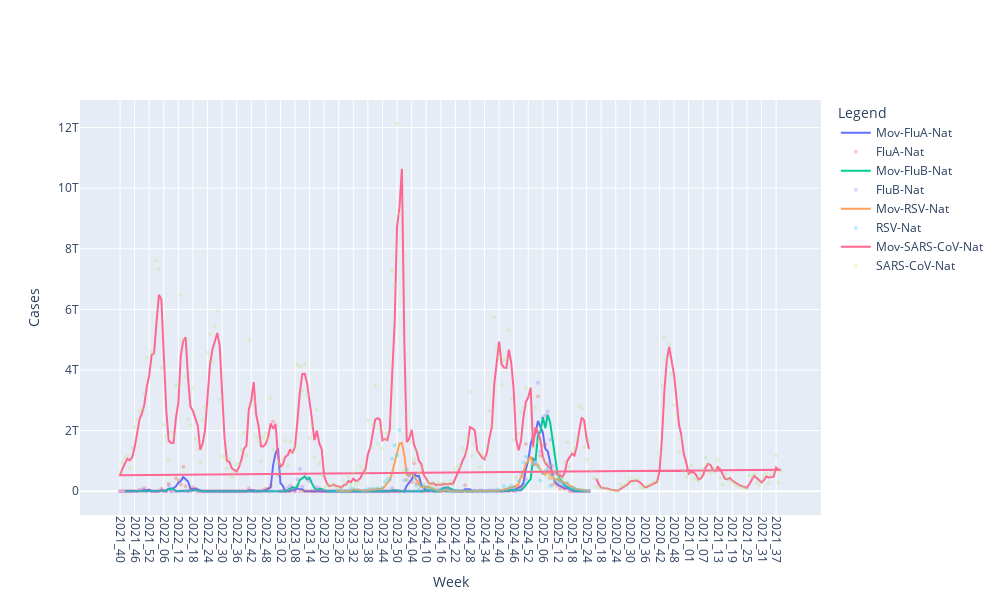

Notebook code cell kept with this figure:
### Code cell
from plotly.subplots import make_subplots

import plotly.graph_objs as go

fig = make_subplots()

# FluA
fig.add_trace(go.Scatter(
    x=df_flu['yyyy-w (Flu)'], y=df_flu['Mov-FluA-Nat'],
    mode='lines', name='Mov-FluA-Nat'
))
fig.add_trace(go.Scatter(
    x=df_flu['yyyy-w (Flu)'], y=df_flu['FluA-Nat'],
    mode='markers', name='FluA-Nat', opacity=0.3, marker=dict(size=4)
))

# FluB
fig.add_trace(go.Scatter(
    x=df_flu['yyyy-w (Flu)'], y=df_flu['Mov-FluB-Nat'],
    mode='lines', name='Mov-FluB-Nat'
))
fig.add_trace(go.Scatter(
    x=df_flu['yyyy-w (Flu)'], y=df_flu['FluB-Nat'],
    mode='markers', name='FluB-Nat', opacity=0.3, marker=dict(size=4)
))

# RSV
fig.add_trace(go.Scatter(
    x=df_rsv['yyyy-w (RSV)'], y=df_rsv['Mov-RSV-Nat'],
    mode='lines', name='Mov-RSV-Nat'
))
fig.add_trace(go.Scatter(
    x=df_rsv['yyyy-w (RSV)'], y=df_rsv['RSV-Nat'],
    mode='markers', name='RSV-Nat', opacity=0.3, marker=dict(size=4)
))

# SARS-CoV
fig.add_trace(go.Scatter(
    x=df_sars['yyyy-w (SARS-CoV)'], y=df_sars['Mov-SARS-CoV-Nat'],
    mode='lines', name='Mov-SARS-CoV-Nat'
))
fig.add_trace(go.Scatter(
    x=df_sars['yyyy-w (SARS-CoV)'], y=df_sars['SARS-CoV-Nat'],
    mode='markers', name='SARS-CoV-Nat', opacity=0.3, marker=dict(size=4)
))

fig.update_layout(
    width=1000, height=600,
    xaxis_title='Week',
    yaxis_title='RNA Copies',
    legend_title='Legend'
)
fig.update_xaxes(tickangle=90)
fig.show()
